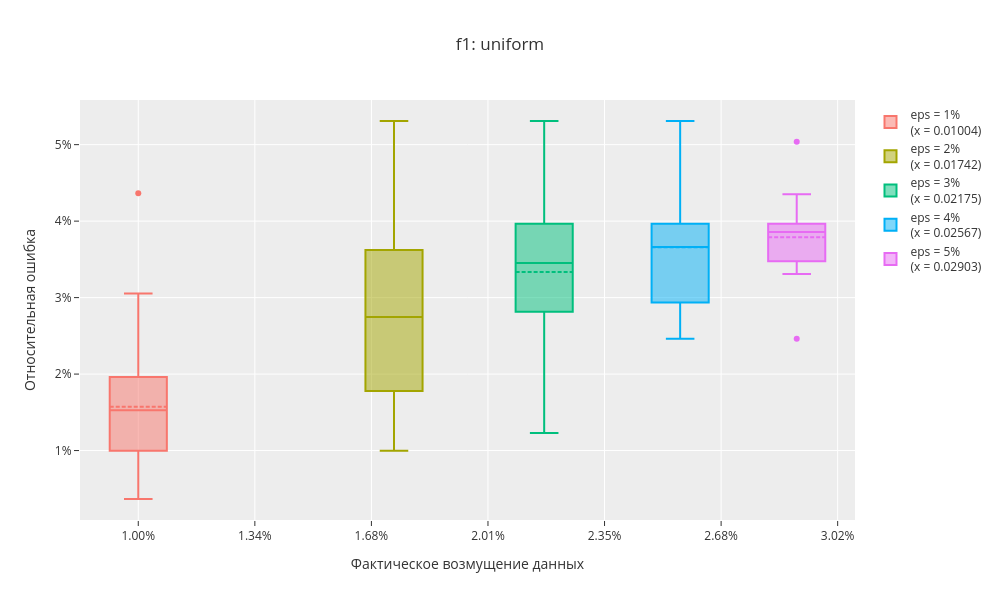

Notebook code cell kept with this figure:
### Code cell
plot_perturb_boxplot(dir + "f1_perturb_uniform.txt", "f1: uniform")
